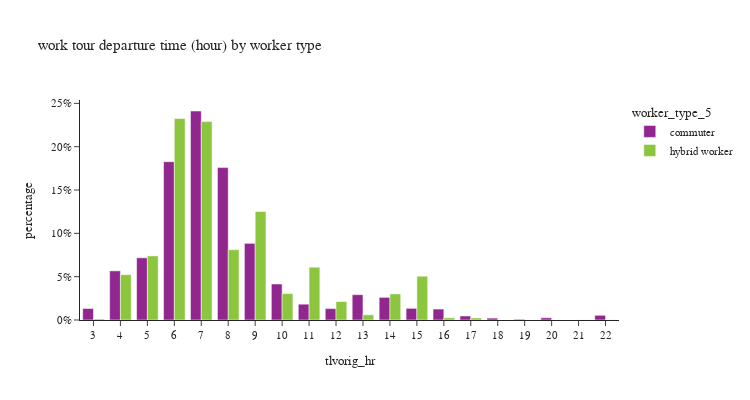

Notebook source saved alongside this figure:
### Markdown cell above
## work tour departure time

### Code cell
df_plot = survey_work_tour.groupby(['worker_type_5','tlvorig_hr'])['toexpfac'].agg(sample_count='size', toexpfac='sum').reset_index()
df_plot['percentage'] = df_plot.groupby('worker_type_5', group_keys=False)['toexpfac']. \
    apply(lambda x: x / float(x.sum()))

fig = px.bar(df_plot,
             x="tlvorig_hr", y="percentage", barmode="group",
             color='worker_type_5',
             hover_data=['toexpfac','sample_count'],
             title="work tour departure time (hour) by worker type")
fig.update_layout(height=400, width=750)
# fig.for_each_annotation(lambda a: a.update(text = a.text.split("=")[-1]))
fig.for_each_xaxis(lambda a: a.update(dict(dtick = 1, categoryorder='category ascending')))
fig.for_each_yaxis(lambda a: a.update(dict(tickformat=".0%")))
fig.show()

### Figure 1 — Plotly figure (JSON) as saved in the notebook; plotly's stock layout.template omitted (floating-point values rounded to 4 significant figures)
{"data": [{"alignmentgroup": "True", "customdata": [[11790.0, 16], [50430.0, 36], [63850.0, 73], [162500.0, 207], [214500.0, 330], [156400.0, 289], [78660.0, 127], [36930.0, 75], [16250.0, 36], [11690.0, 34], [25980.0, 29], [23220.0, 26], [11980.0, 16], [11220.0, 10], [4122.0, 12], [1944.0, 3], [720.6, 3], [2304.0, 5], [25.25, 1], [4812.0, 1]], "hovertemplate": "worker_type_5=commuter<br>tlvorig_hr=%{x}<br>percentage=%{y}<br>toexpfac=%{customdata[0]}<br>sample_count=%{customdata[1]}<extra></extra>", "legendgroup": "commuter", "marker": {"color": "#91268F", "pattern": {"shape": ""}}, "name": "commuter", "offsetgroup": "commuter", "orientation": "v", "showlegend": true, "textposition": "auto", "type": "bar", "x": [3, 4, 5, 6, 7, 8, 9, 10, 11, 12, 13, 14, 15, 16, 17, 18, 19, 20, 21, 22], "xaxis": "x", "y": [0.01326, 0.05671, 0.07179, 0.1827, 0.2412, 0.1759, 0.08846, 0.04153, 0.01827, 0.01314, 0.02922, 0.02612, 0.01347, 0.01261, 0.004635, 0.002185, 0.0008103, 0.002591, 2.839e-05, 0.005411], "yaxis": "y"}, {"alignmentgroup": "True", "customdata": [[268.6, 3], [11600.0, 5], [16410.0, 22], [51570.0, 53], [50790.0, 91], [18000.0, 76], [27770.0, 47], [6765.0, 28], [13520.0, 18], [4726.0, 23], [1334.0, 13], [6680.0, 11], [11220.0, 14], [573.7, 5], [532.0, 8], [28.33, 1], [27.58, 1]], "hovertemplate": "worker_type_5=hybrid worker<br>tlvorig_hr=%{x}<br>percentage=%{y}<br>toexpfac=%{customdata[0]}<br>sample_count=%{customdata[1]}<extra></extra>", "legendgroup": "hybrid worker", "marker": {"color": "#8CC63E", "pattern": {"shape": ""}}, "name": "hybrid worker", "offsetgroup": "hybrid worker", "orientation": "v", "showlegend": true, "textposition": "auto", "type": "bar", "x": [3, 4, 5, 6, 7, 8, 9, 10, 11, 12, 13, 14, 15, 16, 17, 21, 22], "xaxis": "x", "y": [0.001211, 0.05229, 0.07397, 0.2325, 0.229, 0.08114, 0.1252, 0.0305, 0.06094, 0.0213, 0.006014, 0.03012, 0.05058, 0.002587, 0.002399, 0.0001277, 0.0001243], "yaxis": "y"}], "layout": {"barmode": "group", "height": 400, "legend": {"title": {"text": "worker_type_5"}, "tracegroupgap": 0}, "title": {"text": "work tour departure time (hour) by worker type"}, "width": 750, "xaxis": {"anchor": "y", "categoryorder": "category ascending", "domain": [0, 1], "dtick": 1, "title": {"text": "tlvorig_hr"}}, "yaxis": {"anchor": "x", "domain": [0, 1], "tickformat": ".0%", "title": {"text": "percentage"}}}}
